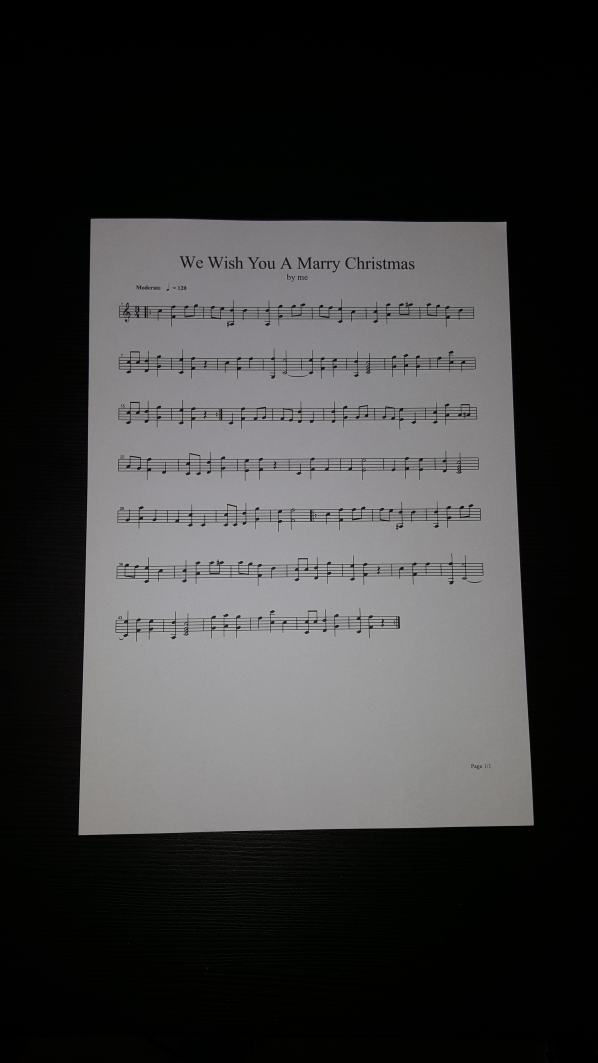
#> input picture input/good/dark1.jpg, 2988 x 5312 px (shown at 1/5 size)
$ python -i blob_detector_20241217203252.py   (imports and definitions only)
#> lines starting #> are read from the running program, lines starting #| are printed output that depends on the picture
#> further down, picture is the input picture: shape (5312, 2988, 3); mean B, G, R 59.3, 59.2, 59.5
import cv2
import numpy as np
from config import SAVING_IMAGES_STEPS, VERBOSE


# [7 lines left out: function preprocess_image, not called in this run]


def remove_lines(image, line_orientation="horizontal"):
    """
    Remove horizontal or vertical lines from the binary image using morphological operations.
    :param image: Preprocessed binary image.
    :param line_orientation: "horizontal" or "vertical" to determine line removal direction.
    :return: Image with lines removed.
    """
#> called with line_orientation = 'horizontal'
    if line_orientation == "horizontal":
        kernel_height = max(1, int(image.shape[0] / 20))  # Kernel size based on image height
#> kernel_height = 265
        kernel = cv2.getStructuringElement(cv2.MORPH_RECT, (1, kernel_height))
#> kernel = 265 values from 1 to 1
        horizontal_lines = cv2.morphologyEx(image, cv2.MORPH_OPEN, kernel)
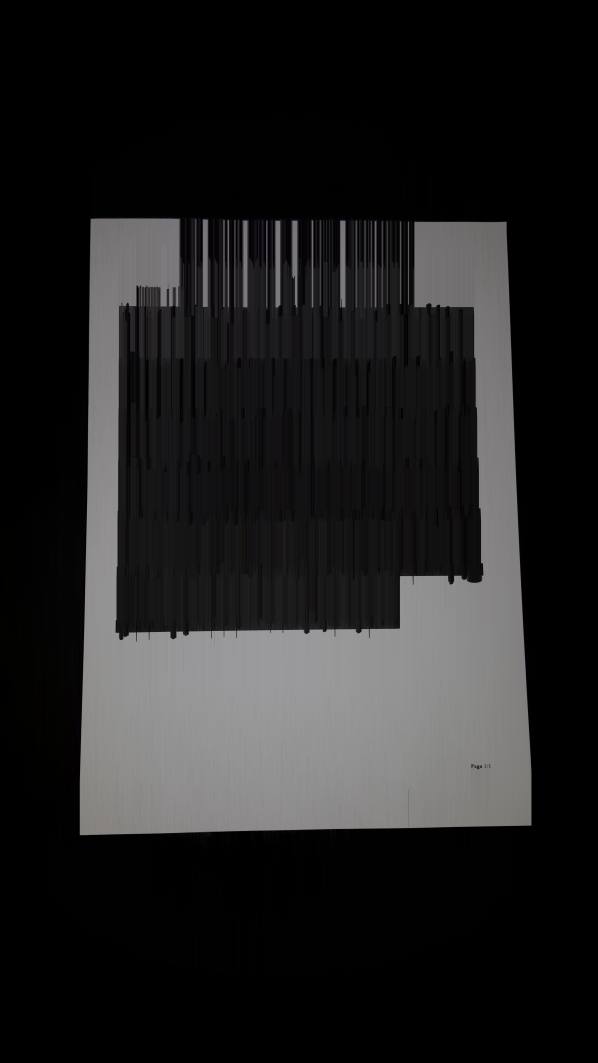
#> horizontal_lines: shape (5312, 2988, 3) (shown at 1/5 size); mean B, G, R 33.2, 32.9, 33.3
        horizontal_lines = (255 - horizontal_lines)
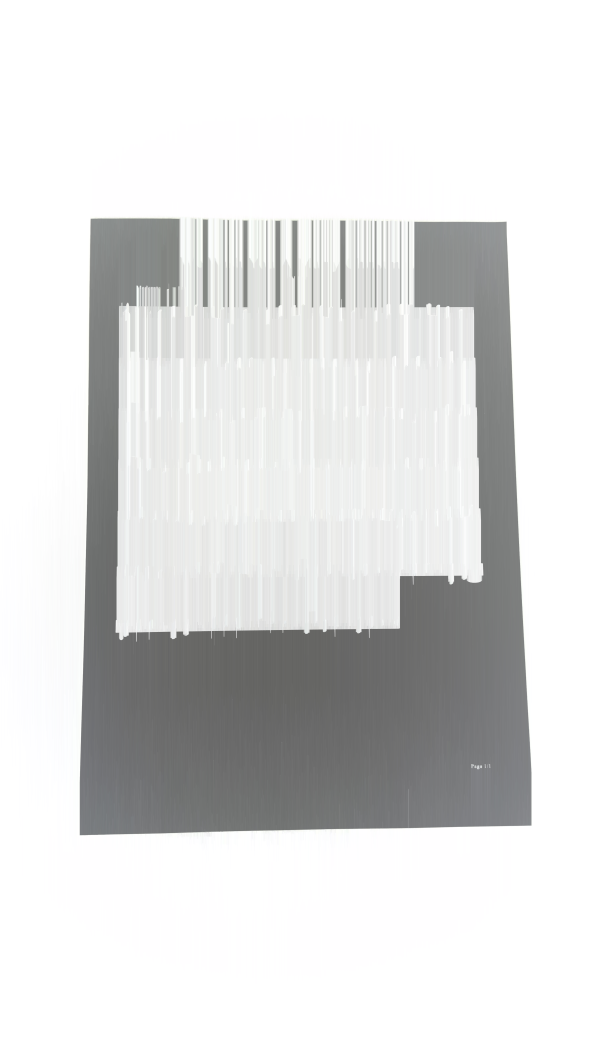
#> horizontal_lines: shape (5312, 2988, 3) (shown at 1/5 size); mean B, G, R 221.8, 222.1, 221.7

        if SAVING_IMAGES_STEPS:
            cv2.imwrite("output/8a_lines_horizontal_removed.png", horizontal_lines)

        return

    elif line_orientation == "vertical":
         kernel_width = max(1, int(image.shape[1] / 100))  # Kernel size based on image width
         kernel = cv2.getStructuringElement(cv2.MORPH_RECT, (kernel_width, 1))
         vertical_lines = cv2.morphologyEx(255 - horizontal_lines, cv2.MORPH_OPEN, kernel)
         vertical_lines = (255 - vertical_lines)

         return vertical_lines

         if SAVING_IMAGES_STEPS:
            cv2.imwrite("output/8a_lines_vertical_removed.png", vertical_lines)

    lines_removed = cv2.morphologyEx(image, cv2.MORPH_OPEN, kernel)

    return 255 - lines_removed


# [86 lines left out: functions configure_blob_detector, assign_blobs_to_staffs, annotate_and_save, detect_blobs, not called in this run]

>>> import cv2
>>> picture = cv2.imread('../input/good/dark1.jpg')
>>> result = remove_lines(picture)
